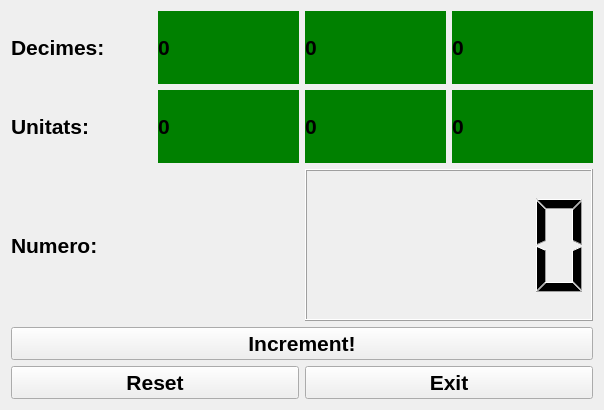
<?xml version="1.0" encoding="UTF-8"?>
<ui version="4.0">
 <class>Form</class>
 <widget class="QWidget" name="Form">
  <property name="geometry">
   <rect>
    <x>0</x>
    <y>0</y>
    <width>604</width>
    <height>410</height>
   </rect>
  </property>
  <property name="font">
   <font>
    <pointsize>16</pointsize>
    <weight>75</weight>
    <bold>true</bold>
   </font>
  </property>
  <property name="windowTitle">
   <string>Abacus</string>
  </property>
  <property name="layoutDirection">
   <enum>Qt::LeftToRight</enum>
  </property>
  <layout class="QVBoxLayout" name="verticalLayout_5">
   <item>
    <layout class="QHBoxLayout" name="horizontalLayout">
     <item>
      <layout class="QVBoxLayout" name="verticalLayout_3">
       <item>
        <widget class="QLabel" name="Decimes">
         <property name="text">
          <string>Decimes:</string>
         </property>
        </widget>
       </item>
       <item>
        <widget class="QLabel" name="Unitats">
         <property name="text">
          <string>Unitats:</string>
         </property>
        </widget>
       </item>
      </layout>
     </item>
     <item>
      <layout class="QVBoxLayout" name="verticalLayout">
       <item>
        <widget class="thisQLabel" name="dec4">
         <property name="font">
          <font>
           <pointsize>16</pointsize>
           <weight>75</weight>
           <bold>true</bold>
          </font>
         </property>
         <property name="styleSheet">
          <string notr="true">background: green</string>
         </property>
         <property name="text">
          <string>0</string>
         </property>
        </widget>
       </item>
       <item>
        <widget class="thisQLabel" name="uni4">
         <property name="font">
          <font>
           <pointsize>16</pointsize>
           <weight>75</weight>
           <bold>true</bold>
          </font>
         </property>
         <property name="styleSheet">
          <string notr="true">background: green</string>
         </property>
         <property name="text">
          <string>0</string>
         </property>
        </widget>
       </item>
      </layout>
     </item>
     <item>
      <layout class="QVBoxLayout" name="verticalLayout_4">
       <item>
        <widget class="thisQLabel" name="dec2">
         <property name="font">
          <font>
           <pointsize>16</pointsize>
           <weight>75</weight>
           <bold>true</bold>
          </font>
         </property>
         <property name="styleSheet">
          <string notr="true">background: green</string>
         </property>
         <property name="text">
          <string>0</string>
         </property>
        </widget>
       </item>
       <item>
        <widget class="thisQLabel" name="uni2">
         <property name="font">
          <font>
           <pointsize>16</pointsize>
           <weight>75</weight>
           <bold>true</bold>
          </font>
         </property>
         <property name="styleSheet">
          <string notr="true">background: green</string>
         </property>
         <property name="text">
          <string>0</string>
         </property>
        </widget>
       </item>
      </layout>
     </item>
     <item>
      <layout class="QVBoxLayout" name="verticalLayout_2">
       <item>
        <widget class="thisQLabel" name="dec1">
         <property name="font">
          <font>
           <pointsize>16</pointsize>
           <weight>75</weight>
           <bold>true</bold>
          </font>
         </property>
         <property name="styleSheet">
          <string notr="true">background: green</string>
         </property>
         <property name="text">
          <string>0</string>
         </property>
        </widget>
       </item>
       <item>
        <widget class="thisQLabel" name="uni1">
         <property name="enabled">
          <bool>true</bool>
         </property>
         <property name="font">
          <font>
           <pointsize>16</pointsize>
           <weight>75</weight>
           <bold>true</bold>
          </font>
         </property>
         <property name="styleSheet">
          <string notr="true">background: green</string>
         </property>
         <property name="text">
          <string>0</string>
         </property>
         <property name="scaledContents">
          <bool>false</bool>
         </property>
        </widget>
       </item>
      </layout>
     </item>
    </layout>
   </item>
   <item>
    <layout class="QHBoxLayout" name="horizontalLayout_2">
     <item>
      <widget class="QLabel" name="Numero">
       <property name="text">
        <string>Numero:</string>
       </property>
      </widget>
     </item>
     <item>
      <widget class="thisLCD" name="LCD">
       <property name="mode">
        <enum>QLCDNumber::Oct</enum>
       </property>
      </widget>
     </item>
    </layout>
   </item>
   <item>
    <widget class="QPushButton" name="IncrementB">
     <property name="text">
      <string>Increment!</string>
     </property>
     <property name="shortcut">
      <string>Alt+I</string>
     </property>
     <property name="checkable">
      <bool>false</bool>
     </property>
    </widget>
   </item>
   <item>
    <layout class="QHBoxLayout" name="horizontalLayout_3">
     <item>
      <widget class="QPushButton" name="ResetB">
       <property name="text">
        <string>Reset</string>
       </property>
       <property name="shortcut">
        <string>Alt+R</string>
       </property>
      </widget>
     </item>
     <item>
      <widget class="QPushButton" name="ExitB">
       <property name="text">
        <string>Exit</string>
       </property>
      </widget>
     </item>
    </layout>
   </item>
  </layout>
 </widget>
 <customwidgets>
  <customwidget>
   <class>thisQLabel</class>
   <extends>QLabel</extends>
   <header>thisQLabel.h</header>
   <slots>
    <signal>overflow()</signal>
    <slot>increment()</slot>
    <slot>reset()</slot>
   </slots>
  </customwidget>
  <customwidget>
   <class>thisLCD</class>
   <extends>QLCDNumber</extends>
   <header>thisLCD.h</header>
   <slots>
    <slot>incnum()</slot>
    <slot>resetLCD()</slot>
   </slots>
  </customwidget>
 </customwidgets>
 <resources/>
 <connections>
  <connection>
   <sender>IncrementB</sender>
   <signal>clicked()</signal>
   <receiver>uni1</receiver>
   <slot>increment()</slot>
   <hints>
    <hint type="sourcelabel">
     <x>302</x>
     <y>270</y>
    </hint>
    <hint type="destinationlabel">
     <x>490</x>
     <y>106</y>
    </hint>
   </hints>
  </connection>
  <connection>
   <sender>ResetB</sender>
   <signal>clicked()</signal>
   <receiver>uni1</receiver>
   <slot>reset()</slot>
   <hints>
    <hint type="sourcelabel">
     <x>187</x>
     <y>341</y>
    </hint>
    <hint type="destinationlabel">
     <x>517</x>
     <y>94</y>
    </hint>
   </hints>
  </connection>
  <connection>
   <sender>ExitB</sender>
   <signal>clicked()</signal>
   <receiver>Form</receiver>
   <slot>close()</slot>
   <hints>
    <hint type="sourcelabel">
     <x>429</x>
     <y>347</y>
    </hint>
    <hint type="destinationlabel">
     <x>397</x>
     <y>282</y>
    </hint>
   </hints>
  </connection>
  <connection>
   <sender>uni1</sender>
   <signal>overflow()</signal>
   <receiver>uni2</receiver>
   <slot>increment()</slot>
   <hints>
    <hint type="sourcelabel">
     <x>479</x>
     <y>72</y>
    </hint>
    <hint type="destinationlabel">
     <x>401</x>
     <y>75</y>
    </hint>
   </hints>
  </connection>
  <connection>
   <sender>uni2</sender>
   <signal>overflow()</signal>
   <receiver>uni4</receiver>
   <slot>increment()</slot>
   <hints>
    <hint type="sourcelabel">
     <x>319</x>
     <y>79</y>
    </hint>
    <hint type="destinationlabel">
     <x>259</x>
     <y>78</y>
    </hint>
   </hints>
  </connection>
  <connection>
   <sender>uni4</sender>
   <signal>overflow()</signal>
   <receiver>dec1</receiver>
   <slot>increment()</slot>
   <hints>
    <hint type="sourcelabel">
     <x>238</x>
     <y>78</y>
    </hint>
    <hint type="destinationlabel">
     <x>522</x>
     <y>50</y>
    </hint>
   </hints>
  </connection>
  <connection>
   <sender>dec1</sender>
   <signal>overflow()</signal>
   <receiver>dec2</receiver>
   <slot>increment()</slot>
   <hints>
    <hint type="sourcelabel">
     <x>462</x>
     <y>41</y>
    </hint>
    <hint type="destinationlabel">
     <x>422</x>
     <y>44</y>
    </hint>
   </hints>
  </connection>
  <connection>
   <sender>dec2</sender>
   <signal>overflow()</signal>
   <receiver>dec4</receiver>
   <slot>increment()</slot>
   <hints>
    <hint type="sourcelabel">
     <x>321</x>
     <y>22</y>
    </hint>
    <hint type="destinationlabel">
     <x>267</x>
     <y>24</y>
    </hint>
   </hints>
  </connection>
  <connection>
   <sender>ResetB</sender>
   <signal>clicked()</signal>
   <receiver>uni2</receiver>
   <slot>reset()</slot>
   <hints>
    <hint type="sourcelabel">
     <x>223</x>
     <y>350</y>
    </hint>
    <hint type="destinationlabel">
     <x>343</x>
     <y>109</y>
    </hint>
   </hints>
  </connection>
  <connection>
   <sender>ResetB</sender>
   <signal>clicked()</signal>
   <receiver>uni4</receiver>
   <slot>reset()</slot>
   <hints>
    <hint type="sourcelabel">
     <x>219</x>
     <y>346</y>
    </hint>
    <hint type="destinationlabel">
     <x>241</x>
     <y>104</y>
    </hint>
   </hints>
  </connection>
  <connection>
   <sender>ResetB</sender>
   <signal>clicked()</signal>
   <receiver>dec1</receiver>
   <slot>reset()</slot>
   <hints>
    <hint type="sourcelabel">
     <x>204</x>
     <y>344</y>
    </hint>
    <hint type="destinationlabel">
     <x>486</x>
     <y>41</y>
    </hint>
   </hints>
  </connection>
  <connection>
   <sender>ResetB</sender>
   <signal>clicked()</signal>
   <receiver>dec2</receiver>
   <slot>reset()</slot>
   <hints>
    <hint type="sourcelabel">
     <x>160</x>
     <y>344</y>
    </hint>
    <hint type="destinationlabel">
     <x>363</x>
     <y>42</y>
    </hint>
   </hints>
  </connection>
  <connection>
   <sender>ResetB</sender>
   <signal>clicked()</signal>
   <receiver>dec4</receiver>
   <slot>reset()</slot>
   <hints>
    <hint type="sourcelabel">
     <x>109</x>
     <y>340</y>
    </hint>
    <hint type="destinationlabel">
     <x>192</x>
     <y>41</y>
    </hint>
   </hints>
  </connection>
  <connection>
   <sender>IncrementB</sender>
   <signal>clicked()</signal>
   <receiver>LCD</receiver>
   <slot>incnum()</slot>
   <hints>
    <hint type="sourcelabel">
     <x>431</x>
     <y>266</y>
    </hint>
    <hint type="destinationlabel">
     <x>450</x>
     <y>216</y>
    </hint>
   </hints>
  </connection>
  <connection>
   <sender>ResetB</sender>
   <signal>clicked()</signal>
   <receiver>LCD</receiver>
   <slot>resetLCD()</slot>
   <hints>
    <hint type="sourcelabel">
     <x>39</x>
     <y>344</y>
    </hint>
    <hint type="destinationlabel">
     <x>335</x>
     <y>203</y>
    </hint>
   </hints>
  </connection>
 </connections>
</ui>
